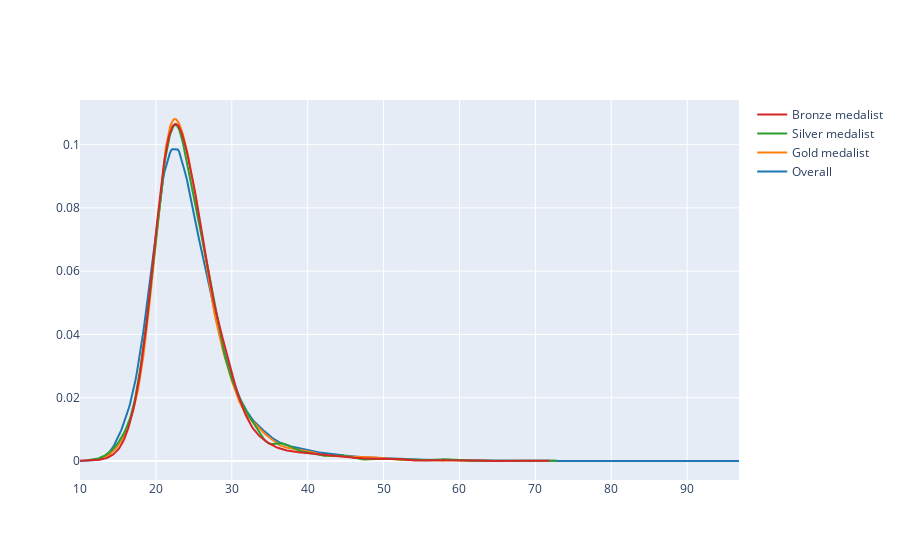

The notebook cell this image was saved under:
### Code cell
fig =ff.create_distplot([x1,x2,x3,x4],['Overall','Gold medalist','Silver medalist','Bronze medalist'],show_hist=False,show_rug=False)
fig.show()

### Figure 1 — Plotly figure (JSON) as saved in the notebook; plotly's stock layout.template omitted (floating-point values rounded to 4 significant figures; data arrays with more than 128 entries replaced by an {"elided": "..."} marker saying what was removed)
{"data": [{"legendgroup": "Overall", "marker": {"color": "rgb(31, 119, 180)"}, "mode": "lines", "name": "Overall", "showlegend": true, "type": "scatter", "x": {"elided": "500 float values"}, "xaxis": "x", "y": {"elided": "500 float values"}, "yaxis": "y"}, {"legendgroup": "Gold medalist", "marker": {"color": "rgb(255, 127, 14)"}, "mode": "lines", "name": "Gold medalist", "showlegend": true, "type": "scatter", "x": {"elided": "500 float values"}, "xaxis": "x", "y": {"elided": "500 float values"}, "yaxis": "y"}, {"legendgroup": "Silver medalist", "marker": {"color": "rgb(44, 160, 44)"}, "mode": "lines", "name": "Silver medalist", "showlegend": true, "type": "scatter", "x": {"elided": "500 float values"}, "xaxis": "x", "y": {"elided": "500 float values"}, "yaxis": "y"}, {"legendgroup": "Bronze medalist", "marker": {"color": "rgb(214, 39, 40)"}, "mode": "lines", "name": "Bronze medalist", "showlegend": true, "type": "scatter", "x": {"elided": "500 float values"}, "xaxis": "x", "y": {"elided": "500 float values"}, "yaxis": "y"}], "layout": {"barmode": "overlay", "hovermode": "closest", "legend": {"traceorder": "reversed"}, "xaxis": {"anchor": "y2", "domain": [0, 1], "zeroline": false}, "yaxis": {"anchor": "free", "domain": [0, 1], "position": 0}}}
